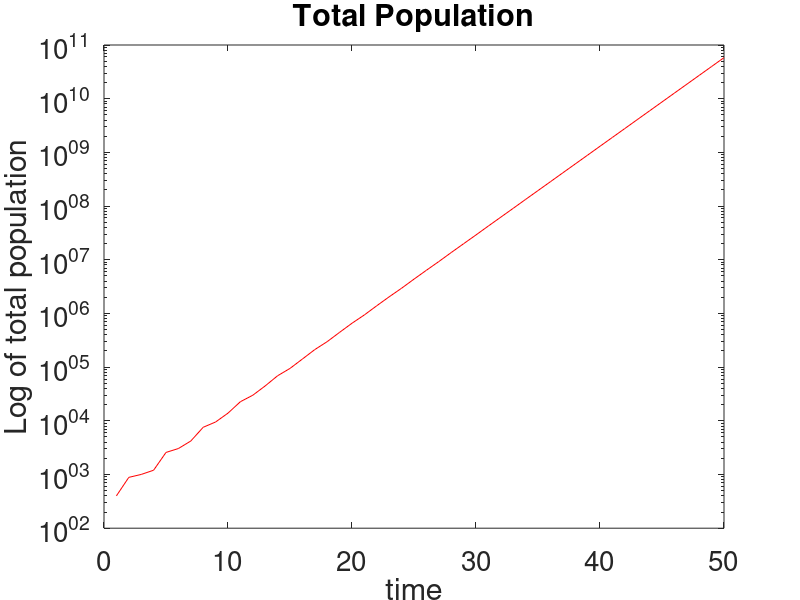
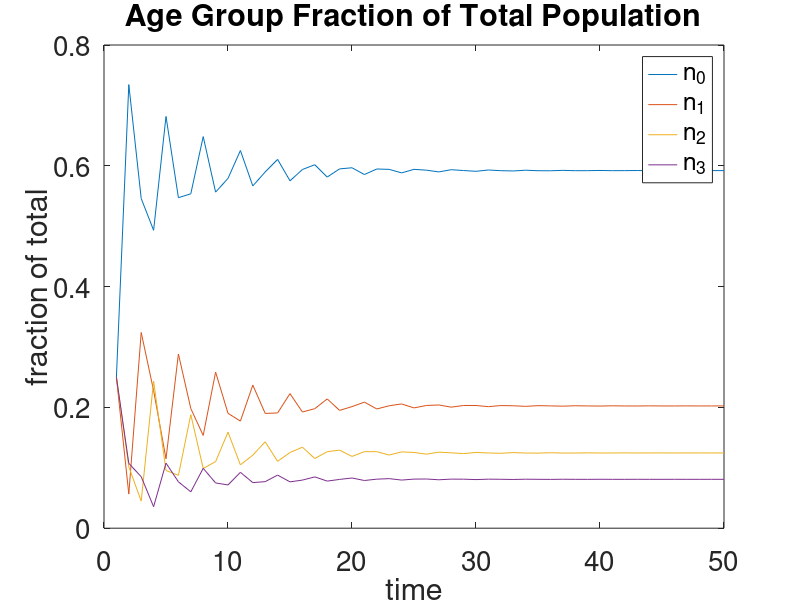

The MATLAB source for these figures, in order: (Note: this script raises an error after producing the figures.)
%% Problem 1: Iterating Leslie Matrices and the Euler-Lokta Formula
f_a = [0 1 5 0.5];
p_a = [0.5 0.9 0.95];
A = [f_a
    p_a(1) 0 0 0;
    0 p_a(2) 0 0;
    0 0  p_a(3) 0];

n0 = [100 100 100 100].';

t_max = 50;

n_t = zeros(4, t_max);
n_t(:,1) = n0;

for i = 2:t_max
    n_t(:, i) = A*n_t(:,i-1);
end

t_vals = 1:t_max;

% total population N(t) as a function of time
figure(1)
N_t = sum(n_t); % calculates total population at each timestep
semilogy(t_vals, N_t, 'r');
title("Total Population")
xlabel("time")
ylabel("Log of total population")
set(gca, 'fontsize', 20)

% fraction of population for each state
figure(2);
w_t = n_t ./ N_t; % divides each column by corresponding entry in N_t
plot(t_vals, w_t(1,:), t_vals, w_t(2,:), t_vals, w_t(3,:), t_vals, w_t(4,:));
legend({'n_0', 'n_1', 'n_2', 'n_3'})
title("Age Group Fraction of Total Population")
xlabel("time")
ylabel("fraction of total")
set(gca, 'fontsize', 20)


% approximating lambda using plotting
coeff = polyfit(t_vals, log(N_t), 1);
lambda_plot = exp(coeff(1))
% lambda_plot = 1.4626

% numerically approximating lambda using Euler-Lokta formula
lambda_num = fzero(@(x) euler_lokta(x, f_a, p_a), 1.3)
% lmbda_num = 1.4624

% The predictions for lambda are nearly identical, differing only by 0.0002



%% Problem 2

% a)
% Because the fecundity of all owls below the age of 3 is zero. Looking at
% the Euler-Lokta formula, we see that this will turn the first few terms
% of the summation to zero, and therefore the populations these age groups 
% will not affect the calculation of lambda. Thus,  simply knowing I_3 and
% the adult survival rate is sufficient.

% b) Projection Matrix

p_a2 = [1 1 0.0722 ones(1,47)*0.942];
f_a2 = [0 0 0 ones(1,48)*0.24];

% constructs the leslie/projection matrix
A_owl = diag(p_a2, -1); % puts these elements on subdiagonal
A_owl(1,:) = f_a2;


% c) Compute Lambda
lambda_owl = fzero(@(x) euler_lokta(x, f_a2, p_a2), 1)
% note that this lambda = 0.9439 < 1, so the population is expected to 
% eventually go extinct as t -> infinity

% d) Compute Elasticities
[Vr, Dr] = eig(A_owl);
[Vl, Dl] = eig(A_owl.');
% V = matrix whose columns are eigenvectors
% D = diagonal matrix whose Dii entry is eigenvalue associated to
%     eigenvector in column i of V
% r and l subscripts are for left/right eigenvalues/vectors

[dom_lambda, index] = max(max(abs(Dr)));
w = Vr(:, index); % right eigenvector associated to dominant eigenvalue
[dom_lambda2, index2] = max(max(abs(Dl)));
v = Vl(:, index2); % left eigenvector associated to dominant eigenvalue

sensitivity_matrix = (v*w.')./(v.' * w);

elasticity_matrix = (A_owl./dom_lambda).* sensitivity_matrix;
% 
% I notice that the elasticities for all the values of f_a are fairly similar
%  (although slightly decreasing as a increases) except for the first 3 (f0 f1 f2) 
% which are all zero.
% It makes sense that these first three are zero because f0 = f1 = f2 = 0,
% so a proportional increase won't do anything. It also makes sense that
% the other values of f_a are similar because f_a is constant from ages 3
% to 50, and as the surival rate is so high the age group sizes do not
% drastically differ (although will differ significantly, likely leading to
% the observed decrease in elasticity of f_a as higher ages).
% 
% The elasticities for the p_a values, however, consistently decrease as a
% increases, and are much larger than any of the values of f_a. 
% This makes sense because an increase in survivorship at early ages
% effects the age-group sizes of many other age groups, and as all ages
% have the same f_a this greatly increases overall fecundity, while an
% increase in survivorship at older ages does not affect as many age
% groups.
% 
% With this knowledge, the best course of action would be to attempt to
% increase the survival fraction of young owls, Since I_3 is already so low,
% a proportional increase in surival for owls in this range will be much
% easier (and more effective) compared to trying to improve the 95% survival 
% rate of owls above the age of 3.

%% Problem 3 (optional)

A_whale = [ 0      0.0043 0.1132  0;
            0.9775 0.9111 0       0;
            0      0.0736 0.9534  0;
            0      0      0.0452  0.9804];
        

%% Problem 4: Helpful tips

% 1)
% lookfor string: using this command in the command window, it will search for and
%                 output the names of all functions where the given string
%                 appears in the doc string of the function name.
%                 adding the -all parameter expands this search even
%                 further (lookfor string -all).
% 
% 2)
% If you are running some commands in the command window, you can use the
% up arrow key to give a list of previous commands there so you won't have
% to retype them again or you can see what you previously called.
% 
% 3) Logical arrays
% Logical arrays are special vectors/matrices that contain only 1's (true) and
% 0's (false). They have their own type, so you cannot just generate a logical
% array doing x = [1 0 0 0 1 1 1], you have to cast the type:
% x = logical(x = [1 0 0 0 1 1 1]). Mostly, these arrays are generated when
% you do element-wise logical comparisions between two vectors.  The comparison
% (== <= >= ~=) must be between two vectors of the same length, in which case the comparison
% is element by element, or between a vector and a scalar. For example
% 
% [1 2 3] == [1 1 1] --> returns the logical array [1 0 0] as when
% comparing element by element, only first pair is equal.
% [1 2 3] >= 2 --> returns the logical array [0 1 1]
% 
% 
% Now, why do you care? Well, logical arrays are super helpful for
% extracting specific elements of vectors/arrays. When you use a logical
% array as an index (i.e. A(logical array)), it returns only the elements
% that are true within the logical array. Using this, we can extract
% elements that meet specific constraints. For example,
% v(v >= 4) returns a vector of all the elements that are >= 4 in v. If you
% were interested in the indices rather than the elements itself, use
% find(), which returns a list of all the non-zero (true) indices of a
% logical array ---> find([1 9 7 4] == 7) returns 3 and 
% v(find(v >= 4)) is equivalent to v(v >= 4)




%% Problem 5

% a) citation
% 
% Prado, Kerr, 2008. Evolution of restraint in bacterial biofilm under
% nontransitive competition. Evolution 62-3,538-548
% 
% 
% 
% 
% 
% b) model purpose
% 
% To explore how factors such as the cost of resistance and level of
% toxicity evolve in spatially structured habitats. Furthermore, the
% paper aims to investigate the effect non-transient, circular competition has 
% in this localized setting. Explore the process of non-transient
% competition in bacteria.
% 
% 
% 
% 
% 
% c) state variables
% 
% There is an L x L grid of nodes/bacteria colonies, where each node is
% one of the following
%   S = sensitive; not resistant to the toxin of producer
%   P = producer; makes toxin
%   R = resistant; resistant to toxin of producer
%   E = empty; no bacteria within this node
% Once filled, a bacteria colony has a specific probaility of dying at each
% stage and leaving its node empty (E), represented by delta i where i is in {S, P, R}
% Each empty node has a chance of being inhabited by a given strain that is
% proportional to the number of neighbors the empty square has of that
% strain
% 
% Cells are given the opportunity to evolve using a variable g which can
% randomly fluctuate. What g relates to depends on the cell type. For an R
% cell, g relates to the death rate. Random mutations, with a given probability, can increase or
% decrease this rate in offspring
% 
% 
% 
% 
% d) one simplifying assumptions
%    * the death rate of sensitive cells is a linear function with respect
%    to the number of nearby toxic cells


%% Functions

function x = euler_lokta(lambda, f_a, p_a)
    I_a = [1, cumprod(p_a)];
    
    y = lambda.^-(1:length(f_a));
    x = sum(I_a.*f_a.*y) - 1;
end

